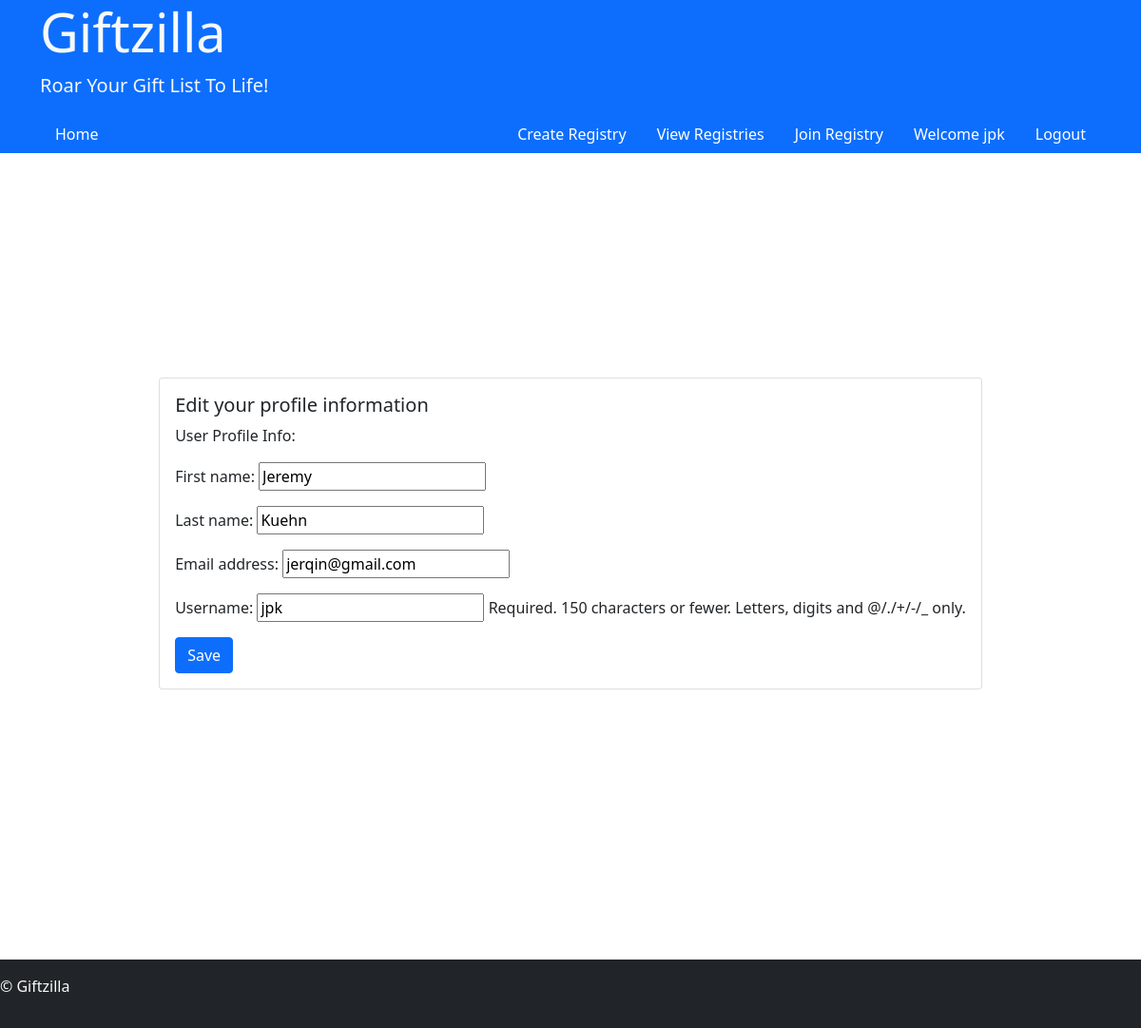
Page /register/1/profileView (signed in) on the committed database.
### register/models.py (models this page shows, shortened)
class User(AbstractUser):
    groups = models.ManyToManyField(
        'auth.Group',
        related_name='web_users',
        blank=True,
        help_text='The groups this user belongs to. A user will get all permissions granted to each of their groups.',
        verbose_name='groups',
    )
    user_permissions = models.ManyToManyField(
        'auth.Permission',
        related_name='web_users',
        blank=True,
        help_text='Specific permissions for this user.',
        verbose_name='user permissions',
    )

### register/views.py (the view, shortened to what this page needs)
# urls.py: path("<int:userID>/profileView", views.profileView, name="profileView")
@login_required
def profileView(request, userID):
    userProf = request.user
    form = UserForm(instance=userProf)
    if userID != request.user.id:
        return render(request, "index/404.html")
    else:
        return render(request, "register/profile.html", {
            "form": form,
            "userProf": userProf
        })

### register/forms.py
class UserForm(ModelForm):
    class Meta:
        model = User
        fields = ["first_name", "last_name", "email", "username"]

### giftzilla/templates/register/profile.html (shortened to what this page needs)
{% extends 'layout.html' %}
{% block body %}
<div class="container d-flex justify-content-center align-items-center min-vh-100">
    <div class="card">
        <div class="card-body">
            <h5 class="card-title">Edit your profile information</h5>
            <p class="card-text">User Profile Info:</p>
            <form method="post">
                {{ form.as_p }}
                <button type="submit" class="btn btn-primary">Save</button>
            </form>
        </div>
    </div>
</div>
{% endblock %}

### giftzilla/templates/layout.html (shortened to what this page needs)
<!DOCTYPE html>
<html lang="en">
<head>
    <link href="https://cdn.jsdelivr.net/npm/bootstrap@5.0.2/dist/css/bootstrap.min.css" rel="stylesheet">
</head>
<body>
    <header class="bg-primary text-light">
        <div class="container">
            <h1 class="display-4">Giftzilla</h1>
            <p class="lead">Roar Your Gift List To Life!</p>
            <nav class="d-flex justify-content-between align-items-center">
                <ul class="nav">
                    <li class="nav-item"><a class="nav-link" href="{% url 'index:home' %}">Home</a></li>
                </ul>
                <div>
                    {% if user.is_authenticated %}
                        <ul class="nav">
                            <li class="nav-item"><a class="nav-link" href="{% url 'user:createRegistry' %}">Create Registry</a></li>
                            <li class="nav-item"><a class="nav-link" href="{% url 'user:viewReg' userID=user.id %}">View Registries</a></li>
                            <li class="nav-item"><a class="nav-link" href="{% url 'user:regJoin' userID=user.id %}">Join Registry</a></li>
                            <li class="nav-item">
                                <a class="nav-link" href="{% url 'register:profileView' userID=user.id %}">Welcome {{ user.username }}</a>
                            </li>
                            <li class="nav-item">
                                <a class="nav-link" href="{% url 'register:logout' %}">Logout</a>
                            </li>
                        </ul>
                    {% endif %}
                </div>
            </nav>
        </div>
    </header>
   {% block body %}
   {% endblock %}
    <footer class="bg-dark text-light mt-5 py-3">
        <p>&copy; Giftzilla</p>
    </footer>
</body>
</html>

### giftzilla/templates/layout.html (style rules this page uses)
.nav-link { color: white; }

### rows in the picture
User: username "jpk", first_name "Jeremy", last_name "Kuehn", email "jerqin@gmail.com"
